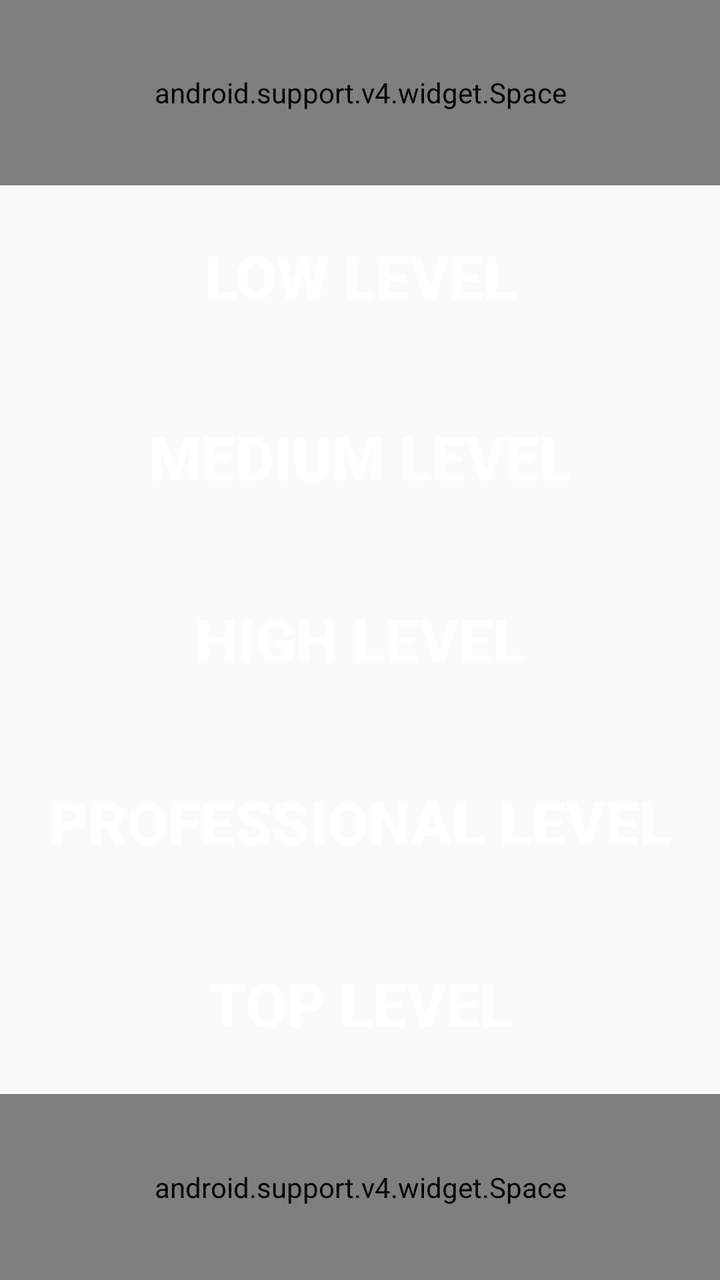
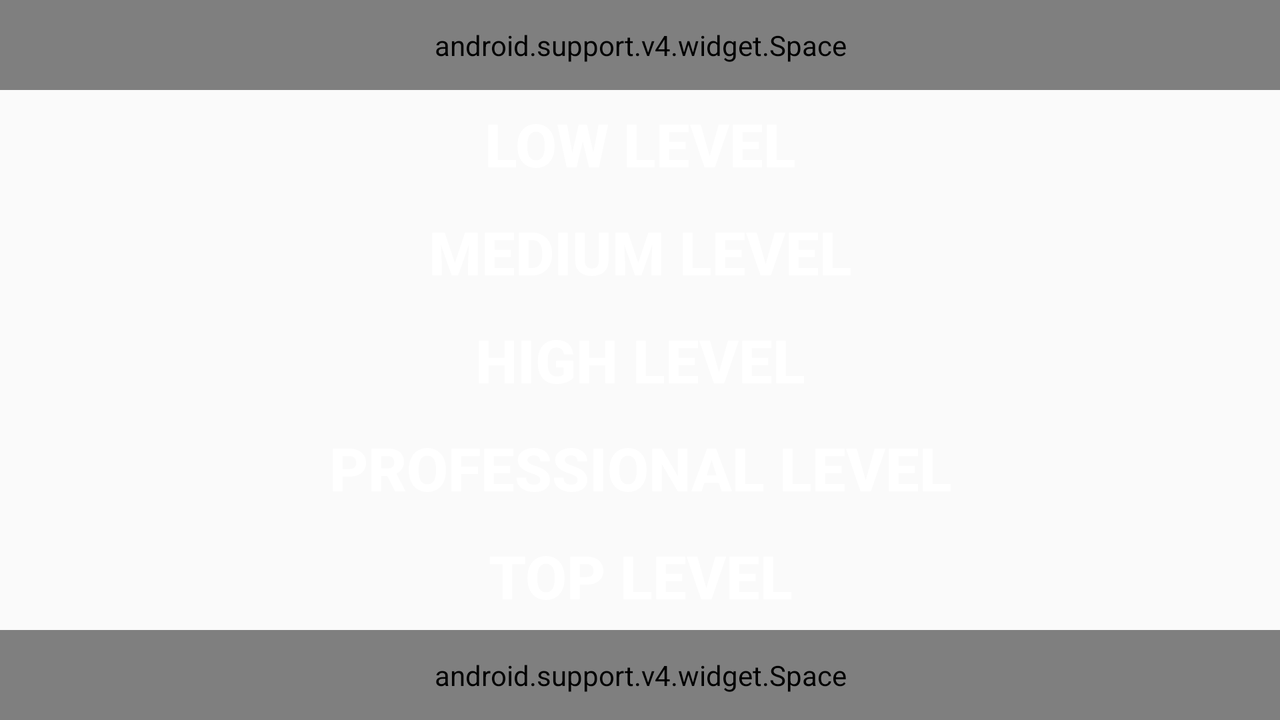

One screen, two layout resources from the same app: the default and the repository's alternative for another configuration. Each is rendered where Android would select it; the XML of both is given below.
<!-- AndroidManifest.xml: application theme AppTheme -->
<!-- res/layout/activity_main.xml -->
<?xml version="1.0" encoding="utf-8"?>
<RelativeLayout xmlns:android="http://schemas.android.com/apk/res/android"
    xmlns:tools="http://schemas.android.com/tools"
    android:layout_width="match_parent"
    android:layout_height="match_parent"

    android:background="@drawable/bg"
    tools:context="com.abdelwahabelazab.brainchallenge.MainActivity">


    <LinearLayout
        android:orientation="vertical"
        android:layout_width="match_parent"
        android:layout_height="match_parent"
        android:layout_alignParentTop="true"
        android:layout_alignParentRight="true"
        android:layout_alignParentEnd="true">
        <android.support.v4.widget.Space
            android:layout_width="match_parent"
            android:layout_height="wrap_content"
            android:layout_weight="1"
            />

        <Button
            android:layout_width="match_parent"
            android:layout_height="wrap_content"
            android:text="@string/low"
            android:id="@+id/button"
            android:layout_weight="0.5"
            android:onClick="buPlay"
            android:tag="0"
            android:background="@drawable/btn_blue" style="@style/ButtonText"/>

        <Button
            android:layout_width="match_parent"
            android:layout_height="wrap_content"
            android:text="@string/medium"
            android:id="@+id/button2"
            android:layout_weight="0.5"
            android:onClick="buPlay"
            android:tag="1"
            android:background="@drawable/btn_blue" style="@style/ButtonText"/>

        <Button
            android:layout_width="match_parent"
            android:layout_height="wrap_content"
            android:text="@string/high"
            android:id="@+id/button3"
            android:layout_weight="0.5"
            android:onClick="buPlay"
            android:tag="2"
            android:background="@drawable/btn_blue" style="@style/ButtonText"/>

        <Button
            android:layout_width="match_parent"
            android:layout_height="wrap_content"
            android:text="@string/professional"
            android:id="@+id/button4"
            android:layout_weight="0.5"
            android:onClick="buPlay"
            android:tag="3"
            android:background="@drawable/btn_blue" style="@style/ButtonText"/>

        <Button
            android:layout_width="match_parent"
            android:layout_height="wrap_content"
            android:text="@string/top"
            android:id="@+id/button5"
            android:layout_weight="0.5"
            android:onClick="buPlay"
            android:tag="4"
            android:background="@drawable/btn_blue" style="@style/ButtonText"/>

        <android.support.v4.widget.Space
            android:layout_width="match_parent"
            android:layout_height="wrap_content"
            android:layout_weight="1"/>
    </LinearLayout>
</RelativeLayout>
<!-- resources referenced by this layout -->
<resources>
  <string name="high">HIGH LEVEL</string>
  <string name="low">LOW LEVEL</string>
  <string name="medium">MEDIUM LEVEL</string>
  <string name="professional">PROFESSIONAL LEVEL</string>
  <string name="top">TOP LEVEL</string>
  <style name="ButtonText">
          <item name="android:layout_width">fill_parent</item>
          <item name="android:layout_height">wrap_content</item>
          <item name="android:textColor">#ffffff</item>
          <item name="android:gravity">center</item>
          <item name="android:layout_margin">3dp</item>
          <item name="android:textSize">30sp</item>
          <item name="android:textStyle">bold</item>
  
      </style>
  <style name="AppTheme" parent="Theme.AppCompat.Light.DarkActionBar">
          
          <item name="colorPrimary">@color/colorPrimary</item>
          <item name="colorPrimaryDark">@color/colorPrimaryDark</item>
          <item name="colorAccent">@color/colorAccent</item>
      </style>
  <color name="colorPrimary">#3F51B5</color>
  <color name="colorPrimaryDark">#303F9F</color>
  <color name="colorAccent">#FF4081</color>
</resources>
<!-- res/layout-land/activity_main.xml (the repository's variant of the layout above) -->
<!-- drawn on the phone turned sideways -->
<?xml version="1.0" encoding="utf-8"?>
<RelativeLayout xmlns:android="http://schemas.android.com/apk/res/android"
    xmlns:tools="http://schemas.android.com/tools"
    android:layout_width="match_parent"
    android:layout_height="match_parent"

    android:background="@drawable/bg"
    tools:context="com.abdelwahabelazab.brainchallenge.MainActivity">


    <LinearLayout
        android:orientation="vertical"
        android:layout_width="match_parent"
        android:layout_height="match_parent">
        <android.support.v4.widget.Space
            android:layout_width="match_parent"
            android:layout_height="wrap_content"
            android:layout_weight="1"/>

        <Button
            android:layout_width="match_parent"
            android:layout_height="wrap_content"
            android:text="@string/low"
            android:id="@+id/button"
            android:padding="2dp"
            android:textSize="30sp"
            android:onClick="buPlay"
            android:tag="0"
            android:background="@drawable/btn_blue" style="@style/ButtonText"/>

        <Button
            android:layout_width="match_parent"
            android:layout_height="wrap_content"
            android:text="@string/medium"
            android:id="@+id/button2"
            android:padding="2dp"
            android:textSize="30sp"
            android:onClick="buPlay"
            android:tag="1"
            android:background="@drawable/btn_blue" style="@style/ButtonText"/>

        <Button
            android:layout_width="match_parent"
            android:layout_height="wrap_content"
            android:text="@string/high"
            android:id="@+id/button3"
            android:padding="2dp"
            android:textSize="30sp"
            android:onClick="buPlay"
            android:tag="2"
            android:background="@drawable/btn_blue" style="@style/ButtonText"/>

        <Button
            android:layout_width="match_parent"
            android:layout_height="wrap_content"
            android:text="@string/professional"
            android:id="@+id/button4"
            android:padding="2dp"
            android:textSize="30sp"
            android:onClick="buPlay"
            android:tag="3"
            android:background="@drawable/btn_blue" style="@style/ButtonText"/>

        <Button
            android:layout_width="match_parent"
            android:layout_height="wrap_content"
            android:text="@string/top"
            android:id="@+id/button5"
            android:onClick="buPlay"
            android:padding="2dp"
            android:textSize="30sp"
            android:tag="4"
            android:background="@drawable/btn_blue" style="@style/ButtonText"/>

        <android.support.v4.widget.Space
            android:layout_width="match_parent"
            android:layout_height="wrap_content"
            android:layout_weight="1"/>
    </LinearLayout>
</RelativeLayout>
